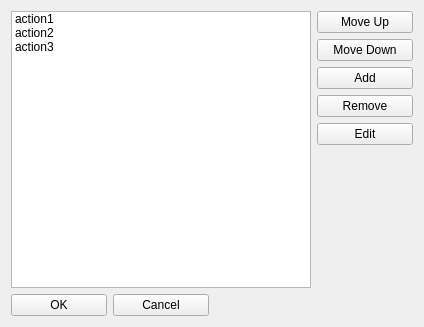
<?xml version="1.0" encoding="UTF-8"?>
<ui version="4.0">
 <class>ProcEditor</class>
 <widget class="QWidget" name="ProcEditor">
  <property name="windowModality">
   <enum>Qt::ApplicationModal</enum>
  </property>
  <property name="geometry">
   <rect>
    <x>0</x>
    <y>0</y>
    <width>424</width>
    <height>327</height>
   </rect>
  </property>
  <property name="windowTitle">
   <string>Proc Editor</string>
  </property>
  <layout class="QGridLayout" name="gridLayout">
   <item row="0" column="0" rowspan="6" colspan="3">
    <widget class="QListWidget" name="actionList">
     <item>
      <property name="text">
       <string>action1</string>
      </property>
     </item>
     <item>
      <property name="text">
       <string>action2</string>
      </property>
     </item>
     <item>
      <property name="text">
       <string>action3</string>
      </property>
     </item>
    </widget>
   </item>
   <item row="0" column="3">
    <widget class="QPushButton" name="upButton">
     <property name="text">
      <string>Move Up</string>
     </property>
    </widget>
   </item>
   <item row="1" column="3">
    <widget class="QPushButton" name="downButton">
     <property name="text">
      <string>Move Down</string>
     </property>
    </widget>
   </item>
   <item row="2" column="3">
    <widget class="QPushButton" name="addButton">
     <property name="text">
      <string>Add</string>
     </property>
    </widget>
   </item>
   <item row="3" column="3">
    <widget class="QPushButton" name="removeButton">
     <property name="text">
      <string>Remove</string>
     </property>
    </widget>
   </item>
   <item row="4" column="3">
    <widget class="QPushButton" name="editButton">
     <property name="text">
      <string>Edit</string>
     </property>
    </widget>
   </item>
   <item row="5" column="3">
    <spacer name="verticalSpacer">
     <property name="orientation">
      <enum>Qt::Vertical</enum>
     </property>
     <property name="sizeHint" stdset="0">
      <size>
       <width>20</width>
       <height>132</height>
      </size>
     </property>
    </spacer>
   </item>
   <item row="6" column="0">
    <widget class="QPushButton" name="okButton">
     <property name="text">
      <string>OK</string>
     </property>
    </widget>
   </item>
   <item row="6" column="1">
    <widget class="QPushButton" name="cancelButton">
     <property name="text">
      <string>Cancel</string>
     </property>
    </widget>
   </item>
   <item row="6" column="2" colspan="2">
    <spacer name="horizontalSpacer">
     <property name="orientation">
      <enum>Qt::Horizontal</enum>
     </property>
     <property name="sizeHint" stdset="0">
      <size>
       <width>197</width>
       <height>20</height>
      </size>
     </property>
    </spacer>
   </item>
  </layout>
 </widget>
 <resources/>
 <connections/>
</ui>
